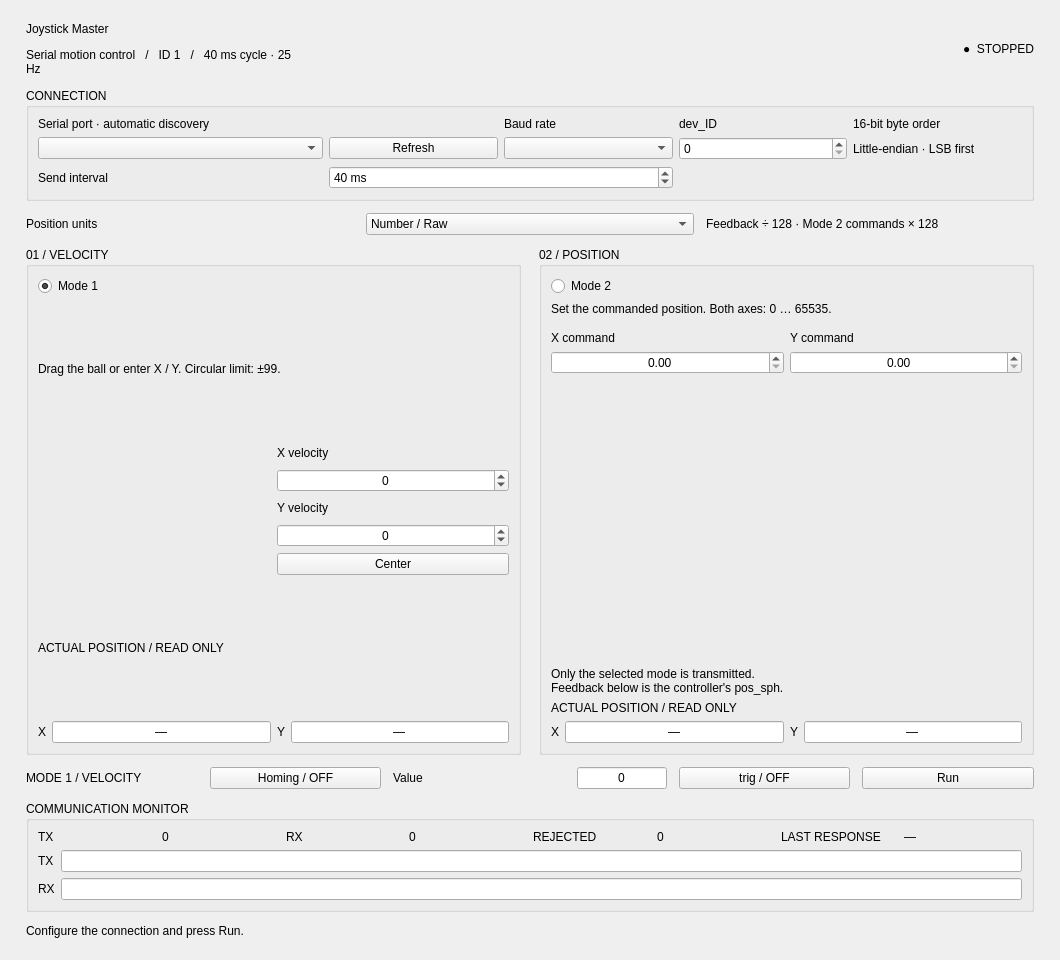
<?xml version="1.0" encoding="UTF-8"?>
<ui version="4.0">
 <class>MainWindow</class>
 <widget class="QMainWindow" name="MainWindow">
  <property name="geometry"><rect><x>0</x><y>0</y><width>1060</width><height>960</height></rect></property>
  <property name="minimumSize"><size><width>360</width><height>400</height></size></property>
  <property name="windowTitle"><string>Joystick Master · Serial Control</string></property>
  <widget class="QWidget" name="centralwidget">
   <layout class="QVBoxLayout" name="scrollLayout">
    <property name="leftMargin"><number>0</number></property><property name="topMargin"><number>0</number></property><property name="rightMargin"><number>0</number></property><property name="bottomMargin"><number>0</number></property>
    <item><widget class="QScrollArea" name="scrollArea">
     <property name="frameShape"><enum>QFrame::NoFrame</enum></property>
     <property name="widgetResizable"><bool>true</bool></property>
     <widget class="QWidget" name="page">
   <layout class="QVBoxLayout" name="mainLayout">
    <property name="sizeConstraint"><enum>QLayout::SetMinimumSize</enum></property>
    <property name="spacing"><number>12</number></property>
    <property name="leftMargin"><number>26</number></property>
    <property name="topMargin"><number>22</number></property>
    <property name="rightMargin"><number>26</number></property>
    <property name="bottomMargin"><number>22</number></property>
    <item><layout class="QHBoxLayout" name="headerLayout">
     <item><layout class="QVBoxLayout" name="headingLayout">
      <item><widget class="QLabel" name="titleLabel"><property name="text"><string>Joystick Master</string></property></widget></item>
      <item><widget class="QLabel" name="subtitleLabel"><property name="text"><string>Serial motion control   /   ID 1   /   40 ms cycle · 25 Hz</string></property><property name="wordWrap"><bool>true</bool></property></widget></item>
     </layout></item>
     <item><spacer name="headerSpacer"><property name="orientation"><enum>Qt::Horizontal</enum></property><property name="sizeHint"><size><width>40</width><height>20</height></size></property></spacer></item>
     <item><widget class="QLabel" name="linkStatus"><property name="text"><string>●  STOPPED</string></property></widget></item>
    </layout></item>
    <item><widget class="QGroupBox" name="serialGroup"><property name="title"><string>CONNECTION</string></property>
     <layout class="QVBoxLayout" name="serialOuterLayout"><item><widget class="QWidget" name="serialControls">
      <layout class="QGridLayout" name="serialLayout"><property name="leftMargin"><number>0</number></property><property name="topMargin"><number>0</number></property><property name="rightMargin"><number>0</number></property><property name="bottomMargin"><number>0</number></property>
       <item row="0" column="0"><widget class="QLabel" name="portLabel"><property name="text"><string>Serial port · automatic discovery</string></property></widget></item>
       <item row="0" column="2"><widget class="QLabel" name="baudLabel"><property name="text"><string>Baud rate</string></property></widget></item>
       <item row="0" column="3"><widget class="QLabel" name="deviceLabel"><property name="text"><string>dev_ID</string></property></widget></item>
       <item row="0" column="4"><widget class="QLabel" name="orderLabel"><property name="text"><string>16-bit byte order</string></property></widget></item>
       <item row="1" column="0"><widget class="QComboBox" name="portCombo"><property name="minimumSize"><size><width>285</width><height>0</height></size></property></widget></item>
       <item row="1" column="1"><widget class="QPushButton" name="refreshButton"><property name="text"><string>Refresh</string></property></widget></item>
       <item row="1" column="2"><widget class="QComboBox" name="baudCombo"/></item>
       <item row="1" column="3"><widget class="QSpinBox" name="deviceSpin"><property name="maximum"><number>255</number></property></widget></item>
       <item row="1" column="4"><widget class="QLabel" name="byteOrderValue"><property name="text"><string>Little-endian · LSB first</string></property></widget></item>
       <item row="2" column="0"><widget class="QLabel" name="intervalLabel"><property name="text"><string>Send interval</string></property><property name="buddy"><cstring>intervalSpin</cstring></property></widget></item>
       <item row="2" column="1" colspan="2"><widget class="QSpinBox" name="intervalSpin"><property name="minimum"><number>5</number></property><property name="maximum"><number>1000</number></property><property name="value"><number>40</number></property><property name="suffix"><string> ms</string></property><property name="keyboardTracking"><bool>false</bool></property></widget></item>
      </layout>
     </widget></item></layout>
    </widget></item>
    <item><layout class="QHBoxLayout" name="unitLayout">
     <item><widget class="QLabel" name="unitLabel"><property name="text"><string>Position units</string></property></widget></item>
     <item><widget class="QComboBox" name="unitCombo"><item><property name="text"><string>Number / Raw</string></property></item><item><property name="text"><string>Angle / Degrees</string></property></item></widget></item>
     <item><widget class="QLabel" name="unitHint"><property name="text"><string>Feedback ÷ 128 · Mode 2 commands × 128</string></property><property name="wordWrap"><bool>true</bool></property></widget></item>
    </layout></item>
    <item><layout class="QHBoxLayout" name="modesLayout"><property name="spacing"><number>18</number></property>
     <item><widget class="QGroupBox" name="mode1Group"><property name="minimumSize"><size><width>0</width><height>400</height></size></property><property name="title"><string>01 / VELOCITY</string></property>
      <layout class="QVBoxLayout" name="mode1Layout">
       <item><widget class="QRadioButton" name="mode1Button"><property name="text"><string>Mode 1</string></property><property name="checked"><bool>true</bool></property></widget></item>
       <item><widget class="QLabel" name="hint1"><property name="text"><string>Drag the ball or enter X / Y. Circular limit: ±99.</string></property><property name="wordWrap"><bool>true</bool></property></widget></item>
       <item><widget class="QWidget" name="velocityControls"><layout class="QHBoxLayout" name="velocityLayout"><property name="leftMargin"><number>0</number></property><property name="topMargin"><number>0</number></property><property name="rightMargin"><number>0</number></property><property name="bottomMargin"><number>0</number></property>
        <item><widget class="JoystickWidget" name="joystick"/></item>
        <item><layout class="QVBoxLayout" name="velocityFieldsLayout">
         <item><widget class="QLabel" name="velocityXLabel"><property name="text"><string>X velocity</string></property></widget></item>
         <item><widget class="QSpinBox" name="velocityX"><property name="minimum"><number>-99</number></property><property name="maximum"><number>99</number></property><property name="alignment"><set>Qt::AlignCenter</set></property><property name="keyboardTracking"><bool>false</bool></property></widget></item>
         <item><widget class="QLabel" name="velocityYLabel"><property name="text"><string>Y velocity</string></property></widget></item>
         <item><widget class="QSpinBox" name="velocityY"><property name="minimum"><number>-99</number></property><property name="maximum"><number>99</number></property><property name="alignment"><set>Qt::AlignCenter</set></property><property name="keyboardTracking"><bool>false</bool></property></widget></item>
         <item><widget class="QPushButton" name="centerButton"><property name="text"><string>Center</string></property></widget></item>
        </layout></item>
       </layout></widget></item>
       <item><widget class="QLabel" name="feedback1Label"><property name="text"><string>ACTUAL POSITION / READ ONLY</string></property></widget></item>
       <item><layout class="QHBoxLayout" name="feedback1Layout">
        <item><widget class="QLabel" name="rx1XLabel"><property name="text"><string>X</string></property></widget></item>
        <item><widget class="QLineEdit" name="rx1X"><property name="text"><string>—</string></property><property name="readOnly"><bool>true</bool></property><property name="alignment"><set>Qt::AlignCenter</set></property></widget></item>
        <item><widget class="QLabel" name="rx1YLabel"><property name="text"><string>Y</string></property></widget></item>
        <item><widget class="QLineEdit" name="rx1Y"><property name="text"><string>—</string></property><property name="readOnly"><bool>true</bool></property><property name="alignment"><set>Qt::AlignCenter</set></property></widget></item>
       </layout></item>
      </layout>
     </widget></item>
     <item><widget class="QGroupBox" name="mode2Group"><property name="minimumSize"><size><width>0</width><height>400</height></size></property><property name="title"><string>02 / POSITION</string></property>
      <layout class="QVBoxLayout" name="mode2Layout">
       <item><widget class="QRadioButton" name="mode2Button"><property name="text"><string>Mode 2</string></property></widget></item>
       <item><widget class="QLabel" name="hint2"><property name="text"><string>Set the commanded position. Both axes: 0 … 65535.</string></property><property name="wordWrap"><bool>true</bool></property></widget></item>
       <item><widget class="QWidget" name="positionControls"><layout class="QGridLayout" name="positionLayout"><property name="leftMargin"><number>0</number></property><property name="rightMargin"><number>0</number></property>
        <item row="0" column="0"><widget class="QLabel" name="positionXLabel"><property name="text"><string>X command</string></property></widget></item>
        <item row="0" column="1"><widget class="QLabel" name="positionYLabel"><property name="text"><string>Y command</string></property></widget></item>
        <item row="1" column="0"><widget class="QDoubleSpinBox" name="positionX"><property name="maximum"><double>65535.0000000</double></property><property name="alignment"><set>Qt::AlignCenter</set></property><property name="keyboardTracking"><bool>false</bool></property></widget></item>
        <item row="1" column="1"><widget class="QDoubleSpinBox" name="positionY"><property name="maximum"><double>65535.0000000</double></property><property name="alignment"><set>Qt::AlignCenter</set></property><property name="keyboardTracking"><bool>false</bool></property></widget></item>
       </layout></widget></item>
       <item><spacer name="positionSpacer"><property name="orientation"><enum>Qt::Vertical</enum></property><property name="sizeHint"><size><width>20</width><height>120</height></size></property></spacer></item>
       <item><widget class="QLabel" name="positionHelp"><property name="text"><string>Only the selected mode is transmitted.
Feedback below is the controller's pos_sph.</string></property><property name="wordWrap"><bool>true</bool></property></widget></item>
       <item><widget class="QLabel" name="feedback2Label"><property name="text"><string>ACTUAL POSITION / READ ONLY</string></property></widget></item>
       <item><layout class="QHBoxLayout" name="feedback2Layout">
        <item><widget class="QLabel" name="rx2XLabel"><property name="text"><string>X</string></property></widget></item>
        <item><widget class="QLineEdit" name="rx2X"><property name="text"><string>—</string></property><property name="readOnly"><bool>true</bool></property><property name="alignment"><set>Qt::AlignCenter</set></property></widget></item>
        <item><widget class="QLabel" name="rx2YLabel"><property name="text"><string>Y</string></property></widget></item>
        <item><widget class="QLineEdit" name="rx2Y"><property name="text"><string>—</string></property><property name="readOnly"><bool>true</bool></property><property name="alignment"><set>Qt::AlignCenter</set></property></widget></item>
       </layout></item>
      </layout>
     </widget></item>
    </layout></item>
    <item><layout class="QGridLayout" name="actionsLayout">
     <item row="0" column="0"><widget class="QLabel" name="modeBadge"><property name="text"><string>MODE 1 / VELOCITY</string></property></widget></item>
     <item row="0" column="1"><widget class="QPushButton" name="homingButton"><property name="text"><string>Homing / OFF</string></property><property name="checkable"><bool>true</bool></property><property name="toolTip"><string>Toggle reserve[1] between 0 and 1. The state is held until clicked again.</string></property></widget></item>
     <item row="0" column="2"><widget class="QLabel" name="reserveValueLabel"><property name="text"><string>Value</string></property><property name="buddy"><cstring>reserveValueEdit</cstring></property></widget></item>
     <item row="0" column="3"><widget class="QLineEdit" name="reserveValueEdit"><property name="minimumSize"><size><width>70</width><height>0</height></size></property><property name="maximumSize"><size><width>90</width><height>16777215</height></size></property><property name="text"><string>0</string></property><property name="maxLength"><number>3</number></property><property name="alignment"><set>Qt::AlignCenter</set></property><property name="toolTip"><string>reserve[3] value: 0 to 255</string></property></widget></item>
     <item row="0" column="4"><widget class="QPushButton" name="trigButton"><property name="text"><string>trig / OFF</string></property><property name="checkable"><bool>true</bool></property><property name="toolTip"><string>Toggle reserve[2] between 0 and 1. The state is held until clicked again.</string></property></widget></item>
     <item row="0" column="5"><widget class="QPushButton" name="runButton"><property name="text"><string>Run</string></property></widget></item>
    </layout></item>
    <item><widget class="QGroupBox" name="monitorGroup"><property name="title"><string>COMMUNICATION MONITOR</string></property>
     <layout class="QVBoxLayout" name="monitorLayout">
      <item><layout class="QGridLayout" name="statsLayout">
       <item row="0" column="0"><widget class="QLabel" name="txLabel"><property name="text"><string>TX</string></property></widget></item>
       <item row="0" column="1"><widget class="QLabel" name="txCount"><property name="text"><string>0</string></property></widget></item>
       <item row="0" column="2"><widget class="QLabel" name="rxLabel"><property name="text"><string>RX</string></property></widget></item>
       <item row="0" column="3"><widget class="QLabel" name="rxCount"><property name="text"><string>0</string></property></widget></item>
       <item row="0" column="4"><widget class="QLabel" name="badLabel"><property name="text"><string>REJECTED</string></property></widget></item>
       <item row="0" column="5"><widget class="QLabel" name="badCount"><property name="text"><string>0</string></property></widget></item>
       <item row="0" column="6"><widget class="QLabel" name="ageTitle"><property name="text"><string>LAST RESPONSE</string></property></widget></item>
       <item row="0" column="7"><widget class="QLabel" name="ageLabel"><property name="text"><string>—</string></property></widget></item>
      </layout></item>
      <item><layout class="QGridLayout" name="hexLayout">
       <item row="0" column="0"><widget class="QLabel" name="txHexLabel"><property name="text"><string>TX</string></property></widget></item>
       <item row="0" column="1"><widget class="QLineEdit" name="txHex"><property name="readOnly"><bool>true</bool></property></widget></item>
       <item row="1" column="0"><widget class="QLabel" name="rxHexLabel"><property name="text"><string>RX</string></property></widget></item>
       <item row="1" column="1"><widget class="QLineEdit" name="rxHex"><property name="readOnly"><bool>true</bool></property></widget></item>
      </layout></item>
     </layout>
    </widget></item>
    <item><widget class="QLabel" name="eventLabel"><property name="text"><string>Configure the connection and press Run.</string></property><property name="wordWrap"><bool>true</bool></property></widget></item>
   </layout>
     </widget>
    </widget></item>
   </layout>
  </widget>
 </widget>
 <customwidgets><customwidget><class>JoystickWidget</class><extends>QWidget</extends><header>joystickwidget.h</header></customwidget></customwidgets>
 <resources/>
 <connections/>
</ui>
